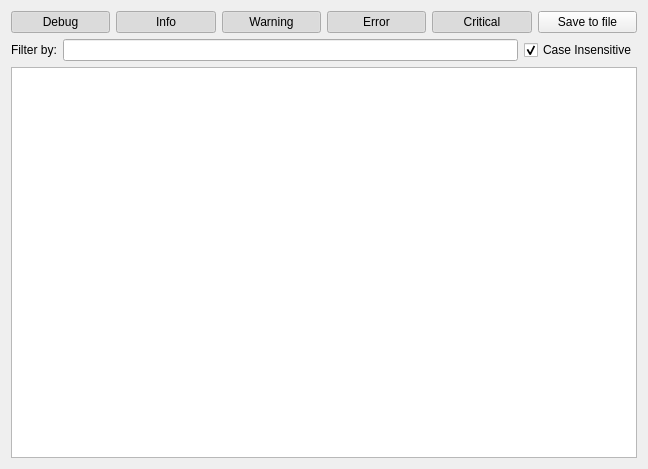
<?xml version="1.0" encoding="UTF-8"?>
<ui version="4.0">
 <class>LoggerWindow</class>
 <widget class="QWidget" name="LoggerWindow">
  <property name="geometry">
   <rect>
    <x>0</x>
    <y>0</y>
    <width>648</width>
    <height>469</height>
   </rect>
  </property>
  <property name="windowTitle">
   <string>Logs</string>
  </property>
  <property name="windowIcon">
   <iconset resource="../../../../../data/resources/mainwindow.qrc">
    <normaloff>:/images/mask-icon.png</normaloff>:/images/mask-icon.png</iconset>
  </property>
  <layout class="QGridLayout" name="gridLayout">
   <item row="2" column="0">
    <widget class="QLabel" name="label">
     <property name="text">
      <string>Filter by:</string>
     </property>
    </widget>
   </item>
   <item row="2" column="1">
    <widget class="QLineEdit" name="leFilterBy"/>
   </item>
   <item row="2" column="2">
    <widget class="QCheckBox" name="cbCaseInsensitive">
     <property name="text">
      <string>Case Insensitive</string>
     </property>
     <property name="checked">
      <bool>true</bool>
     </property>
    </widget>
   </item>
   <item row="3" column="0" colspan="3">
    <widget class="QTextBrowser" name="txtLogHistory"/>
   </item>
   <item row="0" column="0" colspan="3">
    <layout class="QHBoxLayout" name="horizontalLayout_2">
     <item>
      <widget class="QPushButton" name="btnDebug">
       <property name="text">
        <string>Debug</string>
       </property>
       <property name="icon">
        <iconset resource="../../../../../data/resources/loggerwindow.qrc">
         <normaloff>:/images/oxygen-icons/script-error.png</normaloff>:/images/oxygen-icons/script-error.png</iconset>
       </property>
       <property name="checkable">
        <bool>true</bool>
       </property>
       <property name="checked">
        <bool>true</bool>
       </property>
       <property name="flat">
        <bool>true</bool>
       </property>
      </widget>
     </item>
     <item>
      <widget class="QPushButton" name="btnInfo">
       <property name="text">
        <string>Info</string>
       </property>
       <property name="icon">
        <iconset resource="../../../../../data/resources/loggerwindow.qrc">
         <normaloff>:/images/oxygen-icons/dialog-information.png</normaloff>:/images/oxygen-icons/dialog-information.png</iconset>
       </property>
       <property name="checkable">
        <bool>true</bool>
       </property>
       <property name="checked">
        <bool>true</bool>
       </property>
       <property name="flat">
        <bool>true</bool>
       </property>
      </widget>
     </item>
     <item>
      <widget class="QPushButton" name="btnWarning">
       <property name="text">
        <string>Warning</string>
       </property>
       <property name="icon">
        <iconset resource="../../../../../data/resources/loggerwindow.qrc">
         <normaloff>:/images/oxygen-icons/dialog-warning.png</normaloff>:/images/oxygen-icons/dialog-warning.png</iconset>
       </property>
       <property name="checkable">
        <bool>true</bool>
       </property>
       <property name="checked">
        <bool>true</bool>
       </property>
       <property name="flat">
        <bool>true</bool>
       </property>
      </widget>
     </item>
     <item>
      <widget class="QPushButton" name="btnError">
       <property name="text">
        <string>Error</string>
       </property>
       <property name="icon">
        <iconset resource="../../../../../data/resources/loggerwindow.qrc">
         <normaloff>:/images/oxygen-icons/dialog-error.png</normaloff>:/images/oxygen-icons/dialog-error.png</iconset>
       </property>
       <property name="checkable">
        <bool>true</bool>
       </property>
       <property name="checked">
        <bool>true</bool>
       </property>
       <property name="flat">
        <bool>true</bool>
       </property>
      </widget>
     </item>
     <item>
      <widget class="QPushButton" name="btnCritical">
       <property name="text">
        <string>Critical</string>
       </property>
       <property name="icon">
        <iconset resource="../../../../../data/resources/loggerwindow.qrc">
         <normaloff>:/images/oxygen-icons/edit-bomb.png</normaloff>:/images/oxygen-icons/edit-bomb.png</iconset>
       </property>
       <property name="checkable">
        <bool>true</bool>
       </property>
       <property name="checked">
        <bool>true</bool>
       </property>
       <property name="flat">
        <bool>true</bool>
       </property>
      </widget>
     </item>
     <item>
      <widget class="QPushButton" name="btnSave">
       <property name="text">
        <string>Save to file</string>
       </property>
       <property name="icon">
        <iconset resource="../../../../../data/resources/loggerwindow.qrc">
         <normaloff>:/images/oxygen-icons/document-save-as.png</normaloff>:/images/oxygen-icons/document-save-as.png</iconset>
       </property>
      </widget>
     </item>
    </layout>
   </item>
  </layout>
 </widget>
 <tabstops>
  <tabstop>btnDebug</tabstop>
  <tabstop>btnInfo</tabstop>
  <tabstop>btnWarning</tabstop>
  <tabstop>btnError</tabstop>
  <tabstop>btnCritical</tabstop>
  <tabstop>btnSave</tabstop>
  <tabstop>txtLogHistory</tabstop>
 </tabstops>
 <resources>
  <include location="../../../../../data/resources/loggerwindow.qrc"/>
  <include location="../../../../../data/resources/mainwindow.qrc"/>
 </resources>
 <connections/>
</ui>
